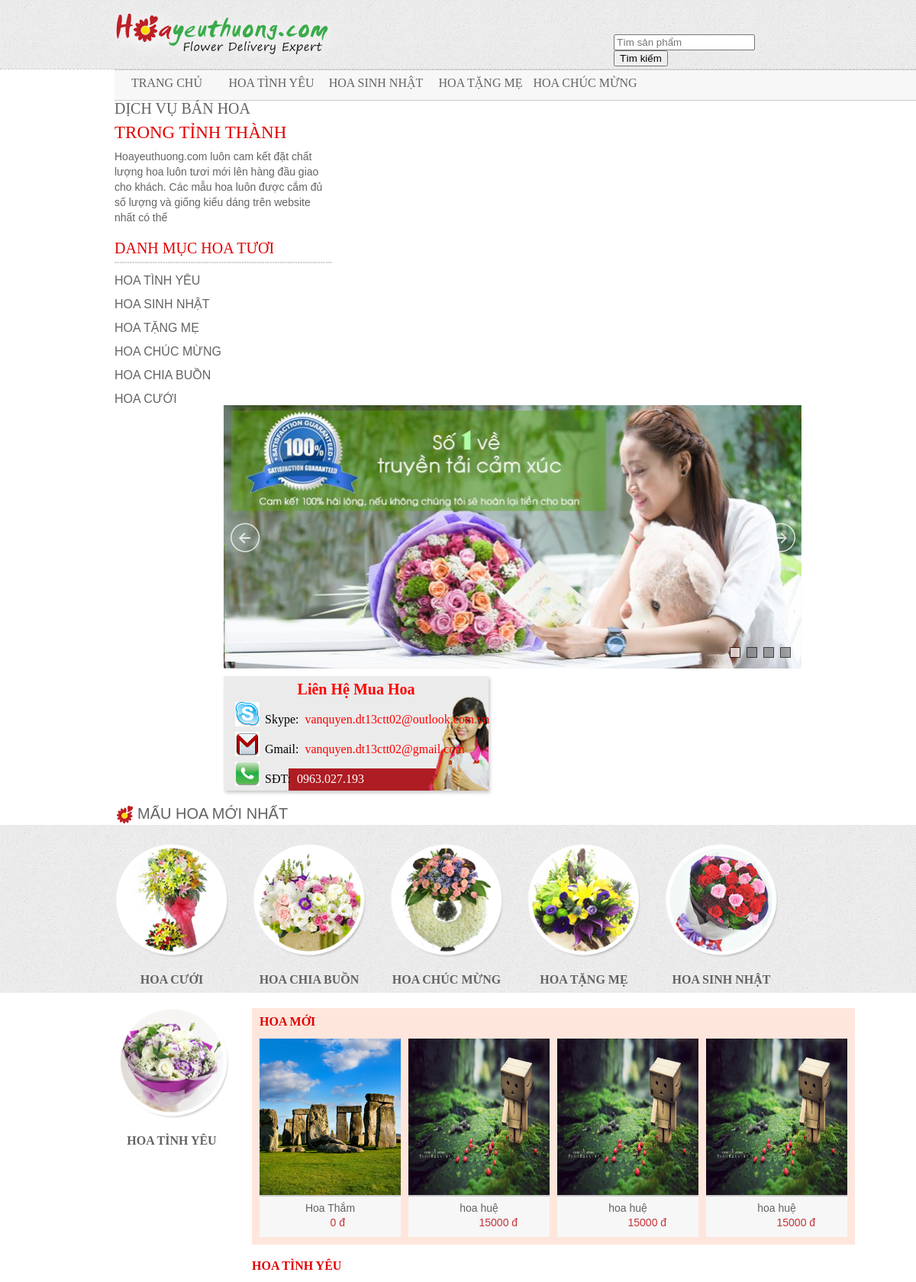
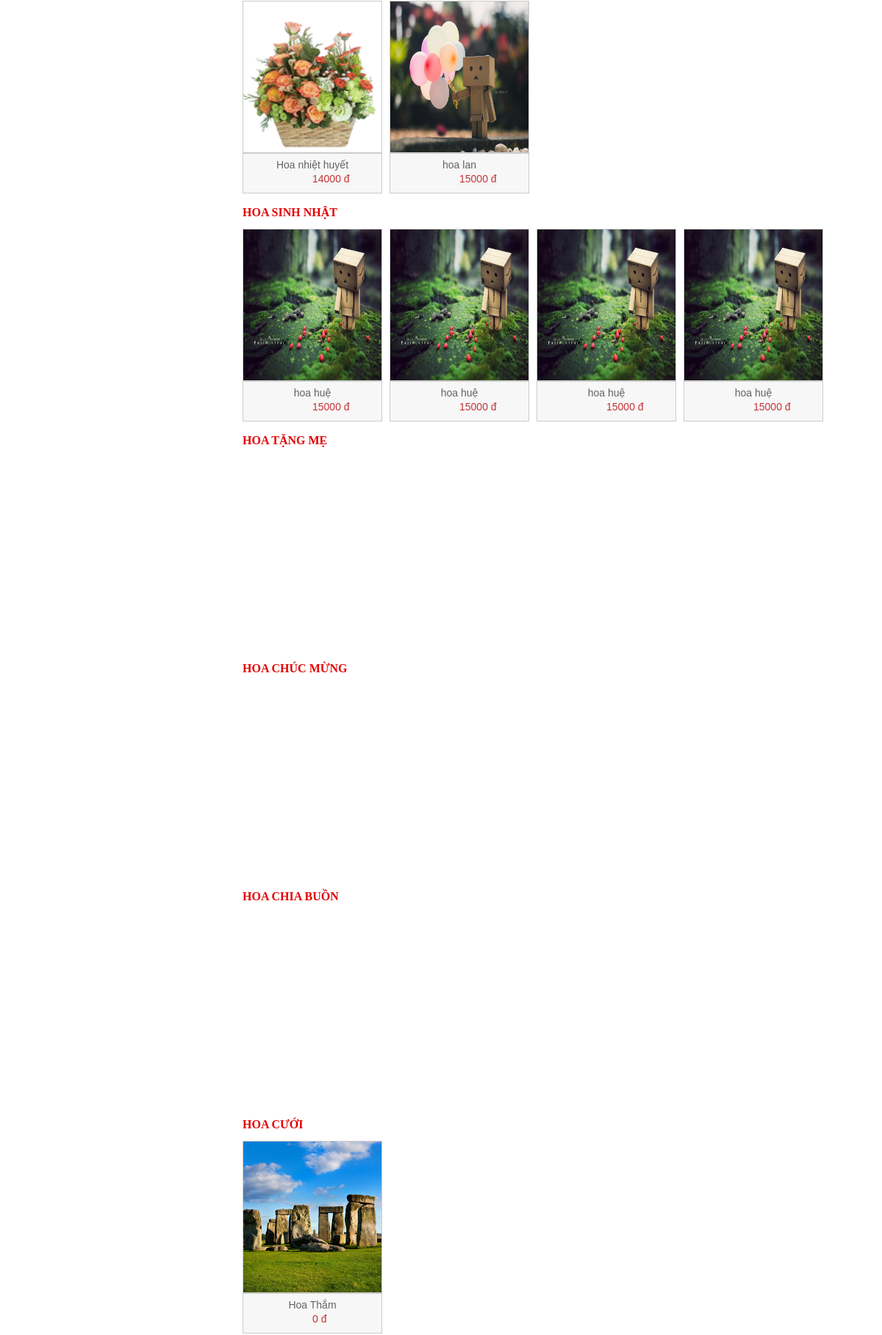
The page / (upper part) on the database its author committed (2 pictures, top to bottom).
### tables this page shows
CREATE TABLE `theloai` (
  `id_theloai` int(11) NOT NULL,
  `Tentheloai` varchar(100) NOT NULL
);

CREATE TABLE `hoa` (
  `id_hoa` int(11) NOT NULL,
  `Tenhoa` varchar(100) NOT NULL,
  `Giaban` int(10) NOT NULL,
  `Hinhanh` varchar(100) NOT NULL,
  `Mota` varchar(1000) NOT NULL,
  `id_theloai` int(11) NOT NULL,
  `id_nhom` int(11) NOT NULL
);

### index.php (called while the page is built)
<?php include_once $_SERVER["DOCUMENT_ROOT"].'/banhoa/templates/public/inc/header.php';?>
<?php include_once $_SERVER["DOCUMENT_ROOT"].'/banhoa/templates/public/inc/main.php';?>
<?php include_once $_SERVER["DOCUMENT_ROOT"].'/banhoa/templates/public/inc/footer.php';?>

### templates/public/inc/main.php (the view, shortened to what this page needs)
<div class="banner">
			<div class="left_banner">
				<div class="title_dv">
					<h3 class="dichvu">DỊCH VỤ BÁN HOA</h3>
					<h2>TRONG TỈNH THÀNH</h2>
					<p>Hoayeuthuong.com luôn cam kết đặt chất lượng hoa
					luôn tươi mới lên hàng đầu giao cho khách.
					Các mẫu hoa luôn được cắm đủ số lượng và giống kiểu
					dáng trên website nhất có thể</p>
				</div>
				<div class="menu_DM">
					<h3 class="dichvu">DANH MỤC HOA TƯƠI</h3>
					<ul class="list_DM">
					<?php
						$sql = "SELECT * FROM theloai";
						$result = $mysqli->query($sql);
						while($arrHoa = mysqli_fetch_assoc($result)){
							$id_tl = $arrHoa['id_theloai'];
							$name_tl = $arrHoa['Tentheloai'];
					?>
						<li><a href="item.php?idtl=<?php echo $id_tl;?>" title=""><?php echo $name_tl;?></a></li>
						<?php }?>
					</ul>
				</div>
			</div>
			<div class="right_banner">
				<div class="slider">
					<div id="jssor_1" style="position: relative; margin: 0 auto; top: 0px; left: 0px; width: 757px; height: 345px; overflow: hidden; visibility: hidden;">
						<div data-u="slides" style="cursor: default; position: relative; top: 0px; left: 0px; width: 757px; height: 345px; overflow: hidden;">
							<div data-p="112.50" style="display: none;">
								<a href="#" title="">
									<img data-u="image" src="templates/public/images/01.jpg" />
								</a>
							</div>
						</div>
						<div data-u="navigator" class="jssorb01" style="bottom:16px;right:16px;">
							<div data-u="prototype" style="width:12px;height:12px;"></div>
						</div>
						<span data-u="arrowleft" class="jssora05l" style="top:0px;left:8px;width:40px;height:40px;" data-autocenter="2"></span>
						<span data-u="arrowright" class="jssora05r" style="top:0px;right:8px;width:40px;height:40px;" data-autocenter="2"></span>
					</div>
				</div>
				<div class="lienket">
					<div class="lienhe">
						<h2>Liên Hệ Mua Hoa</h2>
						<div class="sky">
							<img src="/banhoa/templates/public/images/skypes.png"/>
							<p>Skype: <span>vanquyen.dt13ctt02@outlook.com.vn</span></p>
						</div>
						<div class="sky">
							<img src="/banhoa/templates/public/images/gmail.png"/>
							<p>Gmail: <span>vanquyen.dt13ctt02@gmail.com</span></p>
						</div>
						<div class="sky">
							<img src="/banhoa/templates/public/images/dienthoai.jpg"/>
							<p>SĐT: <span id="mau">0963.027.193</sapn></p>
						</div>
					</div>
					<div class="fb-page">
						<div class="fb-page" data-href="https://www.facebook.com/Hoayeuthuong-1684771335068931/?fref=ts" data-tabs="timeline" data-width="465" data-height="150" data-small-header="false" data-adapt-container-width="true" data-hide-cover="false" data-show-facepile="true"></div>
					</div>
				</div>
			</div>
		</div>
	</div>
	<div class="content_item_hoa">
		<div class="wraper_title_new_hoa">
		<h3><span>MẨU HOA MỚI NHẤT</span></h3>
		</div>
		<div class="item_new_hoa">
			<ul>
			<?php
				$querydm="select * from theloai ORDER BY id_theloai DESC LIMIT 6";
				$resultdm=$mysqli->query($querydm);
				$i=1;
				while($arrdm=mysqli_fetch_assoc($resultdm)){
			?>
				<li>
					<a href="item.php?idtl=<?php echo $arrdm["id_theloai"]?>" title="">
						<div class="new_hoa">
							<img src="templates/public/images/<?php echo $i?>.png"/>
						</div>
						<h4><?php echo $arrdm["Tentheloai"]?></h4>
					</a>
				</li>
			<?php
				$i=$i+1;
				}
			?>
			</ul>
		</div>
	</div>
	<div class="content">
		<div class="left_content">
			<div class="item_KM">
				<h3>HOA MỚI</h3>
				<ul>
				<?php
					$query = "SELECT * FROM hoa ORDER BY id_hoa DESC LIMIT 4";
					$result_query = $mysqli->query($query);
					while($arrHM = mysqli_fetch_assoc($result_query)){
						$id_hoa = $arrHM['id_hoa'];
						$Hinhanh = $arrHM['Hinhanh'];
						$Tenhoa = $arrHM['Tenhoa'];
						$Giaban = $arrHM['Giaban'];
						$url = "file/images/".$Hinhanh;
				?>
					<li>
						<a href="cat.php?idh=<?php echo $id_hoa; ?>" title="">
							<div class="hinhanh">
								<img src="<?php echo $url;?>"/>
							</div>
							<p><?php echo $Tenhoa;?></br>
								<span><?php echo $Giaban;?> đ</span>
							</p>
						</a>
					</li>
					<?php }?>
				</ul>
			</div>
				<?php
					$result1 = $mysqli->query($sql);
					while($arrHoa1 = mysqli_fetch_assoc($result1)){
						$id_tl1 = $arrHoa1['id_theloai'];
						$name_tl1 = $arrHoa1['Tentheloai'];
				?>
			<div class="item_new">
				<h3><?php echo $name_tl1?></h3>
				<ul>
				<?php
					$sql2 = "SELECT * FROM hoa WHERE id_theloai = {$id_tl1} ORDER BY id_hoa DESC LIMIT 4";
					$result2 = $mysqli->query($sql2);
					while($arr = mysqli_fetch_assoc($result2)){
						$id_hoa2 = $arr['id_hoa'];
						$Hinhanh2 = $arr['Hinhanh'];
						$Tenhoa2 = $arr['Tenhoa'];
						$Giaban2 = $arr['Giaban'];
				?>
					<li>
						<a href="cat.php?idh=<?php echo $id_hoa2?>" title="">
							<div class="hinhanh">
								<img src="file/images/<?php echo $Hinhanh2;?>"/>
							</div>
							<p><?php echo $Tenhoa2;?></br>
								<span><?php echo $Giaban2;?> đ</span>
							</p>
						</a>
					</li>
					<?php }?>
				</ul>
			</div>
			<?php }?>
		</div>
	</div>

### templates/public/inc/header.php (shortened to what this page needs)
<?php
require_once $_SERVER['DOCUMENT_ROOT'] . "/banhoa/function/dbconnection.php";
?>
<html>
	<head>
		<link rel="stylesheet" href="templates/public/css/style.css" type="text/css"/>
	</head>
	<body>
		<div class="wrapper">
			<div class="header">
				<div class="top_header">
					<div class="search">
						<div class="logo">
							<a href="/banhoa/index.php" title="Logo">
								<img src="../banhoa/templates/public/images/logo-hoa-yeu-thuong.png"/>
							</a>
						</div>
						<form class="timkiem" action="/banhoa/search.php" method="post">
							<input type="text" name="txt_search" placeholder="Tìm sản phẩm" id="txt_search"/>
							<input type="Submit" name="btn_search" id="btn_search" value="Tìm kiếm"/>
						</form>
					</div>
					<div class="menu">
						<ul class="menu_item">
							<li><a href="/banhoa/index.php" title="">TRANG CHỦ</a></li>
							<?php
								$selectdmh="select * from theloai LIMIT 4";
								$resultdmh=$mysqli->query($selectdmh);
								while($arrdmh=mysqli_fetch_assoc($resultdmh)){
							?>
							<li><a href="item.php?idtl=<?php echo $arrdmh["id_theloai"]?>" title=""><?php echo $arrdmh["Tentheloai"]?></a></li>
							<?php }?>
						</ul>
					</div>
				</div>

### templates/public/inc/main.php (style rules this page uses)
.jssorb01 { position: absolute; }
.jssorb01 div, .jssorb01 div:hover, .jssorb01 .av { position: absolute; width: 12px; height: 12px; filter: alpha(opacity=70); opacity: .7; overflow: hidden; cursor: pointer; border: #000 1px solid; }
.jssorb01 div { background-color: gray; }
.jssorb01 .av { background-color: #fff; }
.jssora05l, .jssora05r { display: block; position: absolute; width: 40px; height: 40px; cursor: pointer; background: url('templates/public/images/a17.png') no-repeat; overflow: hidden; }
.jssora05l { background-position: -10px -40px; }
.jssora05r { background-position: -70px -40px; }

### rows shown on the page
theloai: Tentheloai "HOA TÌNH YÊU", shows a picture
theloai: Tentheloai "HOA SINH NHẬT", shows a picture
theloai: Tentheloai "HOA TẶNG MẸ", shows a picture
theloai: Tentheloai "HOA CHÚC MỪNG", shows a picture
theloai: Tentheloai "HOA CHIA BUỒN", shows a picture
theloai: Tentheloai "HOA CƯỚI", shows a picture
hoa: Hinhanh (picture), Tenhoa "Hoa Thắm", Giaban "0"
hoa: Hinhanh (picture), Tenhoa "hoa huệ", Giaban "15000"
hoa: Hinhanh (picture), Tenhoa "hoa huệ", Giaban "15000"
hoa: Hinhanh (picture), Tenhoa "hoa huệ", Giaban "15000"
hoa: Hinhanh (picture), Tenhoa "Hoa nhiệt huyết", Giaban "14000"
hoa: Hinhanh (picture), Tenhoa "hoa lan", Giaban "15000"
hoa: Hinhanh (picture), Tenhoa "hoa huệ", Giaban "15000"
